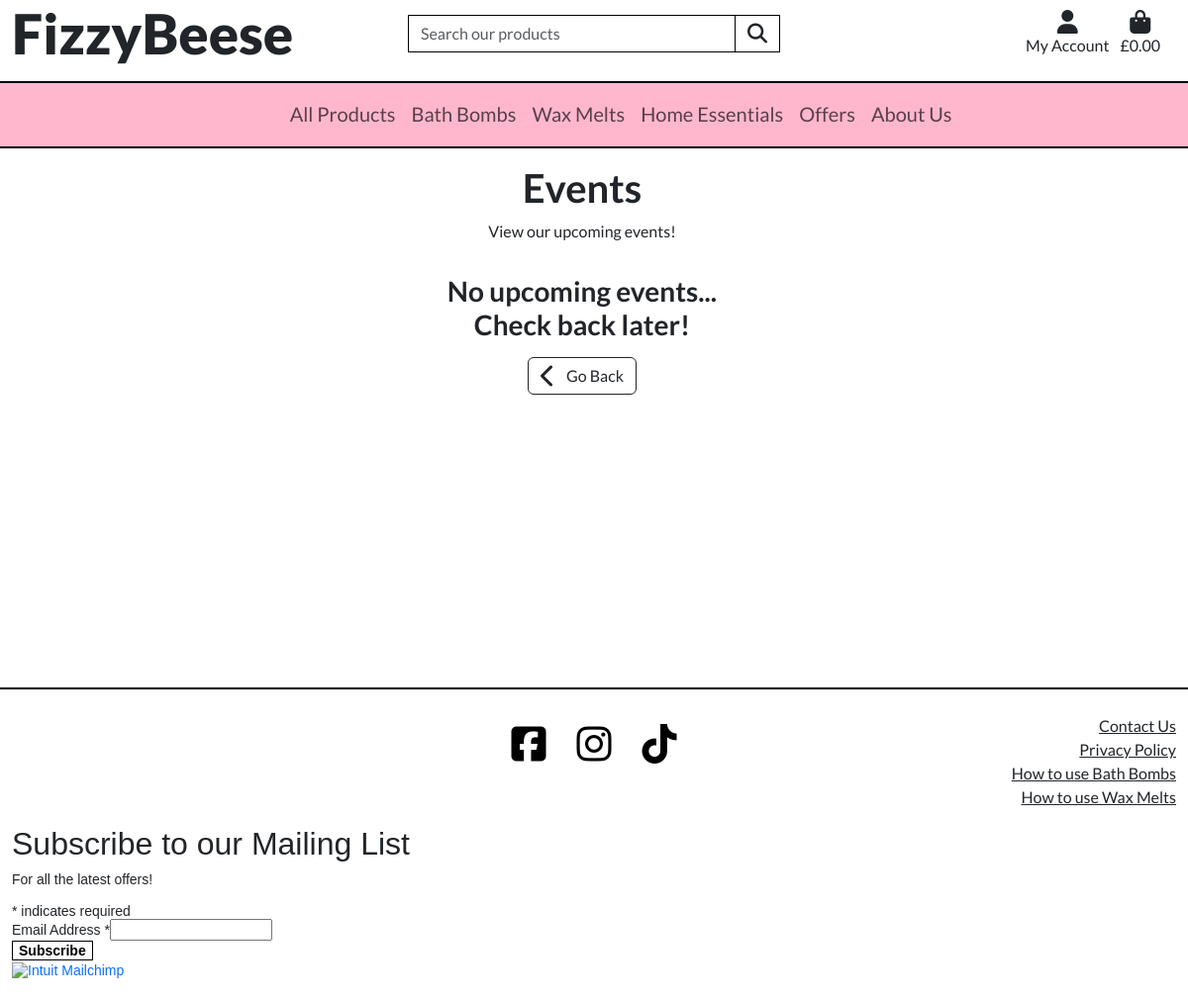
/events/, run on an earlier commit of the app's database.
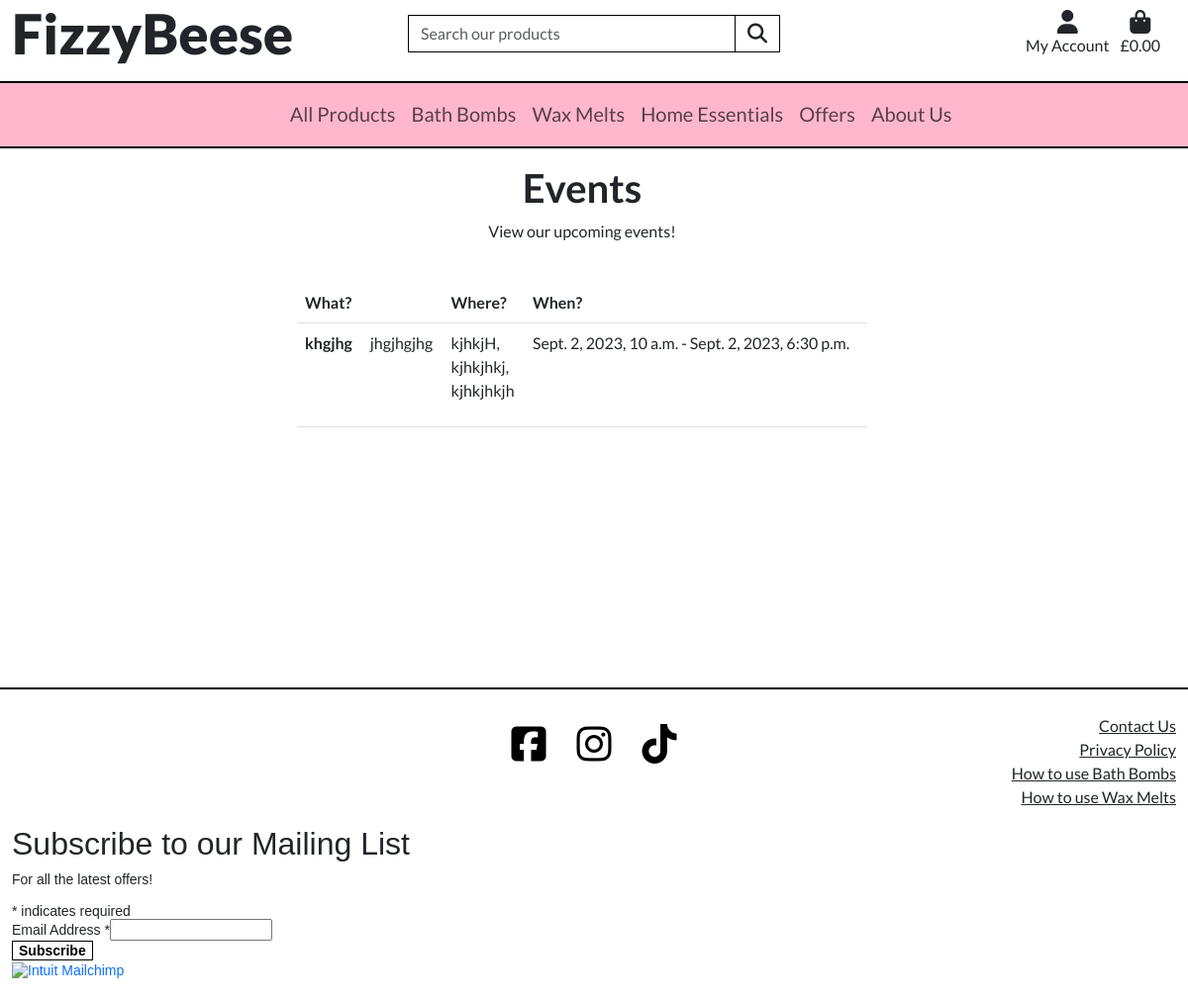
And on a later commit of the database.
### events/models.py (models this page shows, shortened)
class Event(models.Model):
    title = models.CharField(max_length=255, blank=False, null=False)
    description = models.TextField(blank=False, null=False)
    start_time = models.DateTimeField()
    end_time = models.DateTimeField()
    street_address1 = models.CharField(max_length=80, null=False, blank=False)
    street_address2 = models.CharField(max_length=80, null=True, blank=True)
    town_or_city = models.CharField(max_length=40, null=False, blank=False)
    county = models.CharField(max_length=80, null=True, blank=True)
    postcode = models.CharField(max_length=20, null=False, blank=False)
    organiser = models.CharField(max_length=256, blank=True, null=True)
    created_on = models.DateTimeField(auto_now_add=True)
    class Meta:
        ordering = ['-start_time']

### events/views.py (the view)
# urls.py: path('', Events.as_view(), name='events_list'),
class Events(View):
    def get(self, request):
        current_time = timezone.now()
        future_events = Event.objects.filter(start_time__gt=current_time).order_by('start_time')
        template = 'events/events_list.html'
        context = {
            'events': future_events,
        }
        return render(request, template, context)

### bag/contexts.py (called while the page is built, shortened)
def bag_contents(request):
    bag_items = []
    total = 0
    product_count = 0
    total_weight = 0
    bag = request.session.get('bag', {})
    if total < settings.FREE_DELIVERY_THRESHOLD:
        if product_count == 0:
            delivery = 0
        free_delivery_delta = settings.FREE_DELIVERY_THRESHOLD - total
    else:
        delivery = 0
        free_delivery_delta = 0
    grand_total = delivery + total
    context = {
        'bag_items': bag_items,
        'total': total,
        'product_count': product_count,
        'total_weight': total_weight,
        'delivery': delivery,
        'free_delivery_delta': free_delivery_delta,
        'free_delivery_threshold': settings.FREE_DELIVERY_THRESHOLD,
        'grand_total': grand_total,
    }
    return context

### home/contexts.py (called while the page is built)
def offers(model):
    clearance_products = Product.objects.filter(is_clearance=True)
    sale_products = Product.objects.filter(sale_price=True)
    context = {
        'clearance_products': clearance_products,
        'sale_products': sale_products,
    }
    return context

### events/templates/events/events_list.html (shortened to what this page needs)
{% extends 'base.html' %}
{% load static %}
{% block content %}
    <div class="row justify-content-center mw-100">
        <div class="col-12">
            <h1 class="text-center mt-3 fw-bold">Events</h1>
            <p class="text-center">View our upcoming events!</p>
        </div>
        <div class="col-11 col-md-8 col-lg-6">
            {% if events|length == 0 %}
                <div class="row">
                    <div class="col-6 offset-3 text-center">
                        <h3 class="my-3 fw-bold">No upcoming events...<br>Check back later!</h3>
                        <a href="{% url 'home' %}" class="btn btn-outline-dark">
                            <span class="icon me-2 fw-bold"><i class="fa-solid fa-chevron-left fa-xl"></i></span>
                            <span>Go Back</span>
                        </a>
                    </div>
                </div>
            {% else %}
                <table class=" table table-responsive borderless mx-auto mt-4">
                    <thead>
                        <tr>
                            <th scope="col">What?</th>
                            <th scope="col"></th>
                            <th scope="col">Where?</th>
                            <th scope="col">When?</th>
                        </tr>
                    </thead>
                    <tbody>
                        {% for event in events %}
                        <tr>
                            <td class="fw-bold">{{ event.title }}</td>
                            <td>{{ event.description }}</td>
                            <td>
                                <ul class="list-unstyled">
                                    <li>{{ event.street_address1 }},</li>
                                    <li>{{ event.town_or_city }},</li>
                                    <li>{{ event.postcode }}</li>
                                </ul>
                            </td>
                            <td>{{ event.start_time }} - {{ event.end_time }}</td>
                        </tr>
                        {% endfor %}
                    </tbody>
                </table>
            {% endif %}
        </div>
    </div>
{% endblock %}

What changed in the data, as far as the page shows it:
added Event: title "khgjhg", description "jhgjhgjhg", street_address1 "kjhkjH", town_or_city "kjhkjhkj", postcode "kjhkjhkjh", start_time "Sept. 2, 2023, 10 a.m.", end_time "Sept. 2, 2023, 6:30 p.m."
Also different on the page:
text no longer shown: "No upcoming events... Check back later! Go Back"
text now shown: "What? Where? When?"
